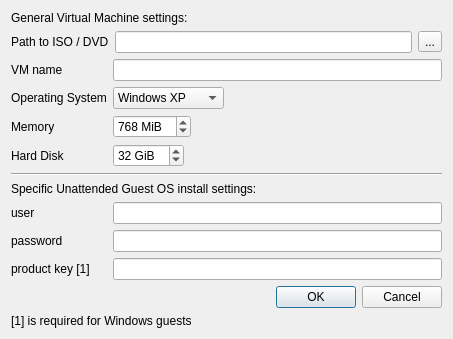
<?xml version="1.0" encoding="UTF-8"?>
<ui version="4.0">
 <class>Dialog</class>
 <widget class="QDialog" name="Dialog">
  <property name="geometry">
   <rect>
    <x>0</x>
    <y>0</y>
    <width>453</width>
    <height>335</height>
   </rect>
  </property>
  <property name="windowTitle">
   <string>Dialog</string>
  </property>
  <layout class="QFormLayout" name="formLayout">
   <property name="fieldGrowthPolicy">
    <enum>QFormLayout::ExpandingFieldsGrow</enum>
   </property>
   <item row="1" column="0" colspan="2">
    <layout class="QHBoxLayout" name="horizontalLayout_2">
     <item>
      <widget class="QLabel" name="label_2">
       <property name="text">
        <string>Path to ISO / DVD</string>
       </property>
      </widget>
     </item>
     <item>
      <widget class="QLineEdit" name="lineEdit"/>
     </item>
     <item>
      <widget class="QToolButton" name="toolButton">
       <property name="text">
        <string>...</string>
       </property>
      </widget>
     </item>
    </layout>
   </item>
   <item row="4" column="0">
    <widget class="QLabel" name="label_7">
     <property name="text">
      <string>Memory</string>
     </property>
    </widget>
   </item>
   <item row="4" column="1">
    <widget class="QSpinBox" name="spinBox">
     <property name="suffix">
      <string> MiB</string>
     </property>
     <property name="minimum">
      <number>32</number>
     </property>
     <property name="maximum">
      <number>2048</number>
     </property>
     <property name="singleStep">
      <number>256</number>
     </property>
     <property name="value">
      <number>768</number>
     </property>
    </widget>
   </item>
   <item row="5" column="0">
    <widget class="QLabel" name="label_9">
     <property name="text">
      <string>Hard Disk</string>
     </property>
    </widget>
   </item>
   <item row="5" column="1">
    <widget class="QSpinBox" name="spinBox_2">
     <property name="suffix">
      <string> GiB</string>
     </property>
     <property name="minimum">
      <number>1</number>
     </property>
     <property name="maximum">
      <number>999</number>
     </property>
     <property name="value">
      <number>32</number>
     </property>
    </widget>
   </item>
   <item row="6" column="0" colspan="2">
    <widget class="Line" name="line">
     <property name="orientation">
      <enum>Qt::Horizontal</enum>
     </property>
    </widget>
   </item>
   <item row="7" column="0" colspan="2">
    <widget class="QLabel" name="label_8">
     <property name="text">
      <string>Specific Unattended Guest OS install settings:</string>
     </property>
    </widget>
   </item>
   <item row="8" column="0">
    <widget class="QLabel" name="label_3">
     <property name="text">
      <string>user</string>
     </property>
    </widget>
   </item>
   <item row="8" column="1">
    <widget class="QLineEdit" name="lineEdit_2"/>
   </item>
   <item row="9" column="0">
    <widget class="QLabel" name="label_4">
     <property name="text">
      <string>password</string>
     </property>
    </widget>
   </item>
   <item row="9" column="1">
    <widget class="QLineEdit" name="lineEdit_3"/>
   </item>
   <item row="10" column="0">
    <widget class="QLabel" name="label_5">
     <property name="text">
      <string>product key [1]</string>
     </property>
    </widget>
   </item>
   <item row="10" column="1">
    <widget class="QLineEdit" name="lineEdit_4"/>
   </item>
   <item row="12" column="0" colspan="2">
    <widget class="QDialogButtonBox" name="buttonBox">
     <property name="orientation">
      <enum>Qt::Horizontal</enum>
     </property>
     <property name="standardButtons">
      <set>QDialogButtonBox::Cancel|QDialogButtonBox::Ok</set>
     </property>
    </widget>
   </item>
   <item row="13" column="0" colspan="2">
    <widget class="QLabel" name="label_6">
     <property name="text">
      <string>[1] is required for Windows guests</string>
     </property>
    </widget>
   </item>
   <item row="3" column="1">
    <widget class="QComboBox" name="comboBox">
     <item>
      <property name="text">
       <string>Windows XP</string>
      </property>
     </item>
     <item>
      <property name="text">
       <string>Windows 2000</string>
      </property>
     </item>
     <item>
      <property name="text">
       <string>Windows 2003</string>
      </property>
     </item>
    </widget>
   </item>
   <item row="3" column="0">
    <widget class="QLabel" name="label">
     <property name="text">
      <string>Operating System</string>
     </property>
    </widget>
   </item>
   <item row="2" column="0">
    <widget class="QLabel" name="label_10">
     <property name="text">
      <string>VM name</string>
     </property>
    </widget>
   </item>
   <item row="2" column="1">
    <widget class="QLineEdit" name="lineEdit_5"/>
   </item>
   <item row="0" column="0" colspan="2">
    <widget class="QLabel" name="label_11">
     <property name="text">
      <string>General Virtual Machine settings:</string>
     </property>
    </widget>
   </item>
  </layout>
 </widget>
 <resources/>
 <connections>
  <connection>
   <sender>buttonBox</sender>
   <signal>accepted()</signal>
   <receiver>Dialog</receiver>
   <slot>accept()</slot>
   <hints>
    <hint type="sourcelabel">
     <x>248</x>
     <y>254</y>
    </hint>
    <hint type="destinationlabel">
     <x>157</x>
     <y>274</y>
    </hint>
   </hints>
  </connection>
  <connection>
   <sender>buttonBox</sender>
   <signal>rejected()</signal>
   <receiver>Dialog</receiver>
   <slot>reject()</slot>
   <hints>
    <hint type="sourcelabel">
     <x>316</x>
     <y>260</y>
    </hint>
    <hint type="destinationlabel">
     <x>286</x>
     <y>274</y>
    </hint>
   </hints>
  </connection>
 </connections>
</ui>
